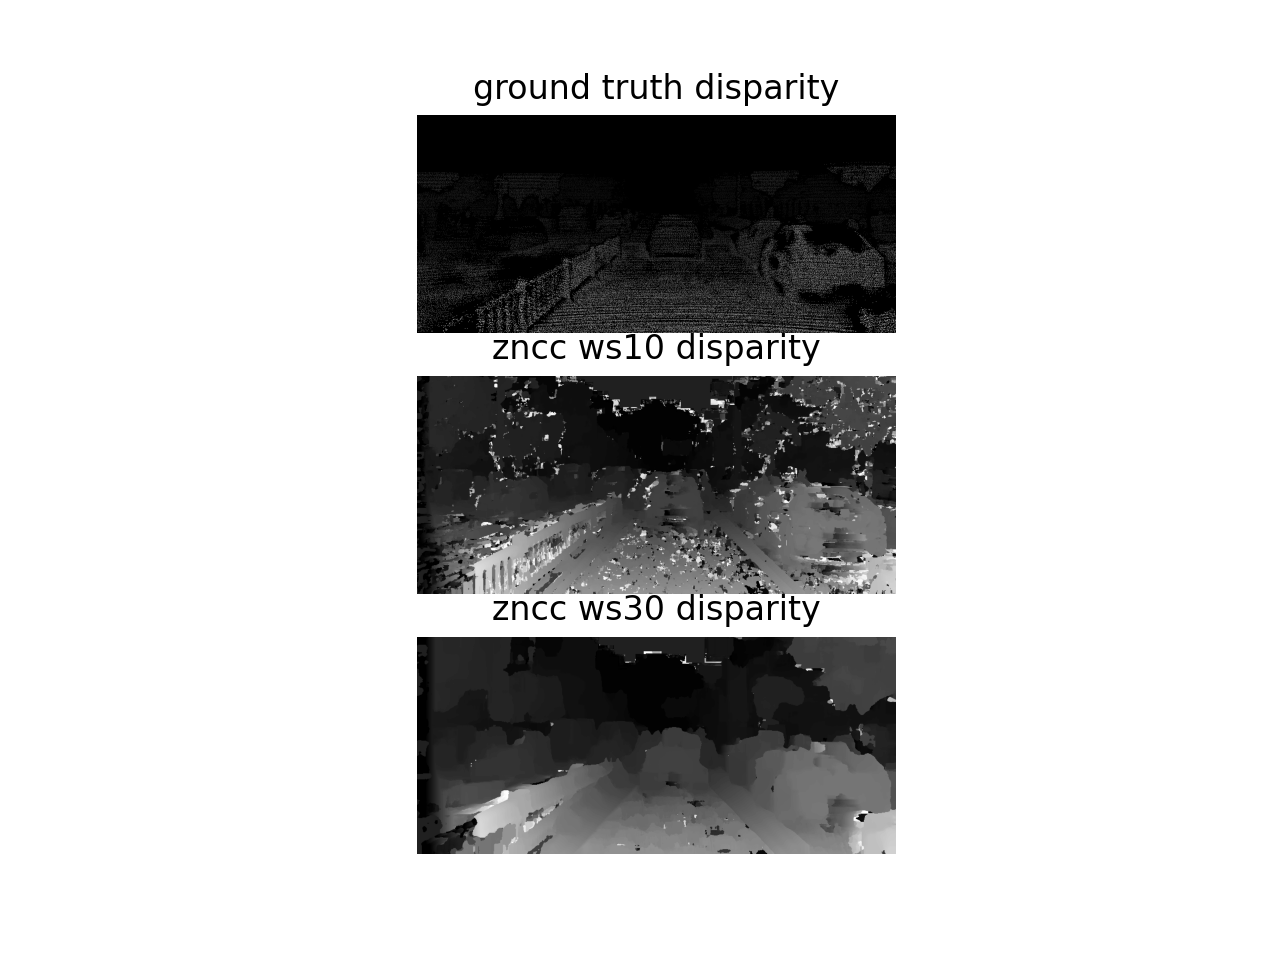

The Python source for this figure:
import numpy as np
import cv2
from SSD import *
from SAD import *
from NCC import *
from evaluation import *
from matplotlib import pyplot as plt
from numba import njit, prange
import time

if __name__ == '__main__':
    # Ground Truth image
    truth_image3 = cv2.imread('./Dataset/2018-07-09-16-11-56_2018-07-09-16-55-15-689-disparity.png', -1) / 256
    # Image Left
    left_image3 = cv2.imread('./Dataset/2018-07-09-16-11-56_2018-07-09-16-55-15-689-left.jpg')
    # Image Right
    right_image3 = cv2.imread('./Dataset/2018-07-09-16-11-56_2018-07-09-16-55-15-689-right.jpg')
    # Read the images in Grayscale format
    left_image3 = cv2.cvtColor(left_image3, cv2.COLOR_RGB2GRAY).astype(np.int32)
    right_image3 = cv2.cvtColor(right_image3, cv2.COLOR_RGB2GRAY).astype(np.int32)
    windows = [10, 30, 50, 70]
    ws = 10

    zncc_disparity10 = Z_NCC(left_image3, right_image3, ws)  # 22.19
    e1, e2, e3, e4, e5, rms = evaluate(zncc_disparity10, truth_image3)
    print("ZNCC WS10 rms = ", rms)
    zncc_disparity30 = Z_NCC(left_image3, right_image3, 30)  # 22.19
    e1, e2, e3, e4, e5, rms = evaluate(zncc_disparity30, truth_image3)
    print("ZNCC WS30 rms = ", rms)
    plt.subplot(3, 1, 1)
    plt.imshow(truth_image3, cmap='gray')
    plt.title("ground truth disparity")
    plt.axis('off')
    plt.subplot(3, 1, 2)
    plt.imshow(zncc_disparity10, cmap='gray')
    plt.title("zncc ws10 disparity")
    plt.axis('off')
    plt.subplot(3, 1, 3)
    plt.imshow(zncc_disparity30, cmap='gray')
    plt.title("zncc ws30 disparity")
    plt.axis('off')
    plt.show()
    pass
